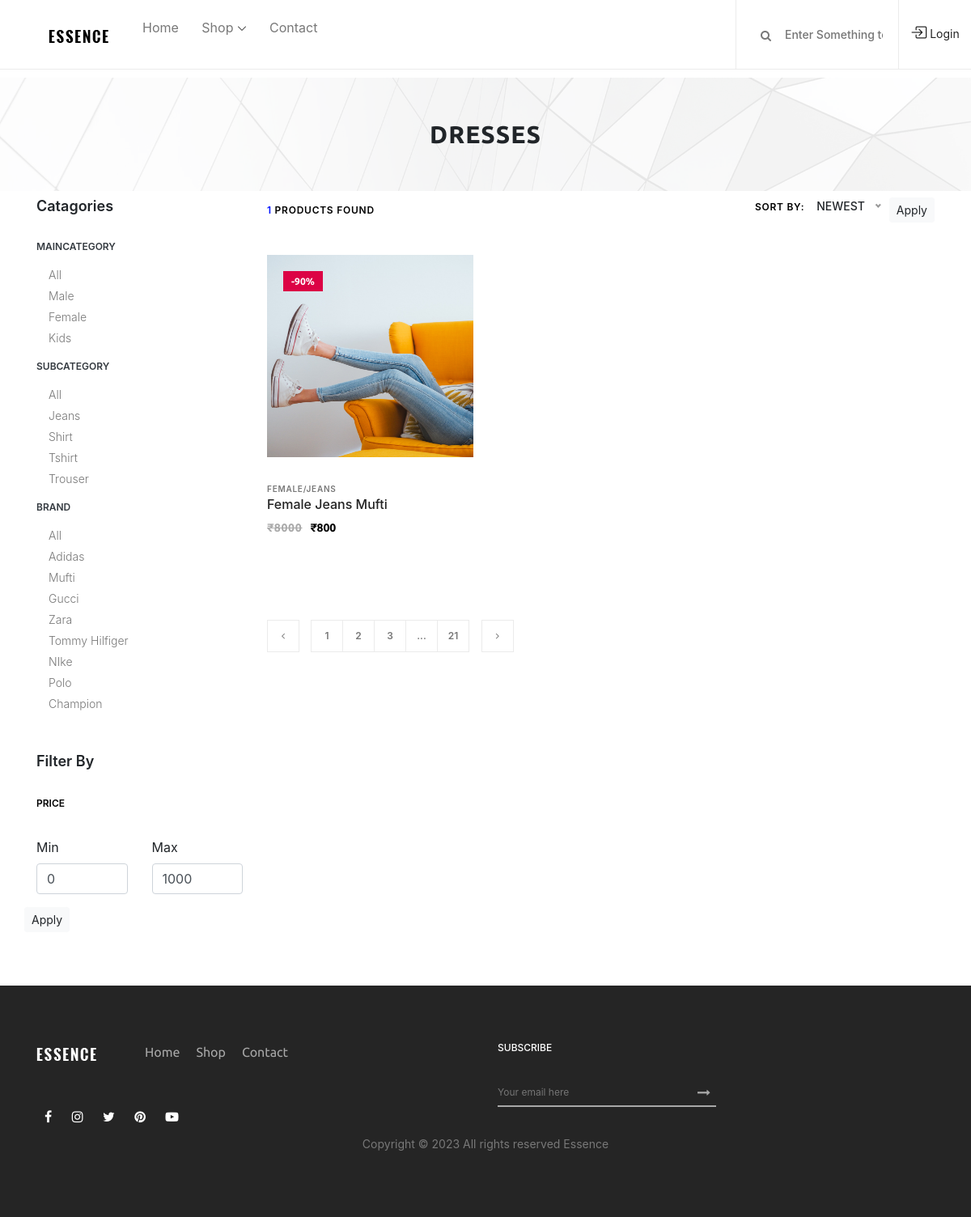
The page /shop/Female/Jeans/All/ on the database its author committed.
### mainApp/models.py (models this page shows, shortened)
class Maincategory(models.Model):
    id = models.AutoField(primary_key=True)
    name = models.CharField(max_length=20,unique=True)
    def __str__(self):
        return self.name

class Subcategory(models.Model):
    id = models.AutoField(primary_key=True)
    name = models.CharField(max_length=20,unique=True)
    def __str__(self):
        return self.name

class Brand(models.Model):
    id = models.AutoField(primary_key=True)
    name = models.CharField(max_length=20,unique=True)
    pic = models.ImageField(upload_to="brand")

class Product(models.Model):
    id = models.AutoField(primary_key=True)
    name = models.CharField(max_length=50)
    maincategory = models.ForeignKey(Maincategory,on_delete=models.CASCADE)
    subcategory = models.ForeignKey(Subcategory,on_delete=models.CASCADE)
    brand = models.ForeignKey(Brand,on_delete=models.CASCADE)
    color = models.CharField(max_length=20)
    size = models.CharField(max_length=10)
    baseprice = models.IntegerField()
    discount = models.IntegerField()
    finalprice = models.IntegerField()
    stock = models.BooleanField(default=True)
    description = models.TextField()
    pic1 = models.ImageField(upload_to="product")
    pic2 = models.ImageField(upload_to="product")
    pic3 = models.ImageField(upload_to="product",default="",blank=True,null=True)
    pic4 = models.ImageField(upload_to="product",default="",blank=True,null=True)

### mainApp/views.py (the view)
# urls.py: path('shop/<str:mc>/<str:sc>/<str:br>/',mainApp.shopPage),
def shopPage(Request,mc,sc,br):
    if(mc=="All" and sc=="All" and br=="All"):
        data = Product.objects.all()
    elif(mc!="All" and sc=="All" and br=="All"):
        data = Product.objects.filter(maincategory=Maincategory.objects.get(name=mc))
    elif(mc=="All" and sc!="All" and br=="All"):
        data = Product.objects.filter(subcategory=Subcategory.objects.get(name=sc))
    elif(mc=="All" and sc=="All" and br!="All"):
        data = Product.objects.filter(brand=Brand.objects.get(name=br))
    elif(mc!="All" and sc!="All" and br=="All"):
        data = Product.objects.filter(maincategory=Maincategory.objects.get(name=mc),subcategory=Subcategory.objects.get(name=sc))
    elif(mc!="All" and sc=="All" and br!="All"):
        data = Product.objects.filter(maincategory=Maincategory.objects.get(name=mc),brand=Brand.objects.get(name=br))
    elif(mc=="All" and sc!="All" and br!="All"):
        data = Product.objects.filter(brand=Brand.objects.get(name=br),subcategory=Subcategory.objects.get(name=sc))
    else:
        data = Product.objects.filter(maincategory=Maincategory.objects.get(name=mc),brand=Brand.objects.get(name=br),subcategory=Subcategory.objects.get(name=sc))
    count = len(data)
    data = data[::-1]
    maincategory = Maincategory.objects.all()
    subcategory = Subcategory.objects.all()
    brand = Brand.objects.all()
    return render(Request,"shop.html",{'data':data,'maincategory':maincategory,'subcategory':subcategory,'brand':brand,'mc':mc,'sc':sc,'br':br,'count':count})

### mainApp/templates/shop.html (shortened to what this page needs)
{% extends 'index.html' %}
{% block body %}
    <div class="breadcumb_area bg-img" style="background-image: url(/static/img/bg-img/breadcumb.jpg);">
        <div class="container h-100">
            <div class="row h-100 align-items-center">
                <div class="col-12">
                    <div class="page-title text-center">
                        <h2>dresses</h2>
                    </div>
                </div>
            </div>
        </div>
    </div>
    <section class="shop_grid_area pt-2">
        <div class="container">
            <div class="row">
                <div class="col-12 col-md-4 col-lg-3">
                    <div class="shop_sidebar_area">
                        <div class="widget catagory mb-50">
                            <h6 class="widget-title mb-30">Catagories</h6>
                            <div class="catagories-menu">
                                <ul id="menu-content2" class="menu-content collapse show">
                                    <li data-toggle="collapse" data-target="#maincategory">
                                        <a href="#" class="text-dark">Maincategory</a>
                                        <ul class="sub-menu collapse show" id="maincategory">
                                            <li><a href="/shop/All/{{sc}}/{{br}}/">All</a></li>
                                            {% for item in maincategory %}
                                            <li><a href="/shop/{{item.name}}/{{sc}}/{{br}}/">{{item.name}}</a></li>
                                            {% endfor %}
                                        </ul>
                                    </li>
                                </ul>
                            </div>
                            <div class="catagories-menu">
                                <ul id="menu-content2" class="menu-content collapse show">
                                    <li data-toggle="collapse" data-target="#subcategory">
                                        <a href="#" class="text-dark">Subcategory</a>
                                        <ul class="sub-menu collapse show" id="subcategory">
                                            <li><a href="/shop/{{mc}}/All/{{br}}/">All</a></li>
                                            {% for item in subcategory %}
                                            <li><a href="/shop/{{mc}}/{{item.name}}/{{br}}/">{{item.name}}</a></li>
                                            {% endfor %}
                                        </ul>
                                    </li>
                                </ul>
                            </div>
                            <div class="catagories-menu">
                                <ul id="menu-content2" class="menu-content collapse show">
                                    <li data-toggle="collapse" data-target="#brand">
                                        <a href="#" class="text-dark">Brand</a>
                                        <ul class="sub-menu collapse show" id="brand">
                                            <li><a href="/shop/{{mc}}/{{sc}}/All/">All</a></li>
                                            {% for item in brand %}
                                            <li><a href="/shop/{{mc}}/{{sc}}/{{item.name}}/">{{item.name}}</a></li>
                                            {% endfor %}
                                        </ul>
                                    </li>
                                </ul>
                            </div>
                        </div>
                        <div class="widget price mb-50">
                            <h6 class="widget-title mb-30">Filter by</h6>
                            <p class="widget-title2 mb-30">Price</p>
                            <div>
                                <form action="/price-filter/{{mc}}/{{sc}}/{{br}}/" method="post" class="w-100">
                                    <div class="row">
                                        <div class="col-6 mb-3">
                                            <label>Min</label>
                                            <input type="number" name="min" value="0" min="0" class="form-control">
                                        </div>
                                        <div class="col-6 mb-3">
                                            <label>Max</label>
                                            <input type="number" name="max" value="1000" min="0" class="form-control">
                                        </div>
                                        <div class="mb-3">
                                            <button type="submit" class="btn btn-light btn-sm w-100">Apply</button>
                                        </div>
                                    </div>
                                </form>
                            </div>
                        </div>
                    </div>
                </div>
                <div class="col-12 col-md-8 col-lg-9">
                    <div class="shop_grid_product_area">
                        <div class="row">
                            <div class="col-12">
                                <div class="product-topbar d-flex align-items-center justify-content-between">
                                    <div class="total-products">
                                        <p><span>{{count}}</span> products found</p>
                                    </div>
                                    <div class="product-sorting d-flex">
                                        <p>Sort by:</p>
                                        <form action="/sort-filter/{{mc}}/{{sc}}/{{br}}/" method="post">
                                             <button class="btn btn-light btn-sm">Apply</button>
                                        </form>
                                    </div>
                                </div>
                            </div>
                        </div>
                        <div class="row">
                            {% for item in data %}
                            <div class="col-12 col-sm-6 col-lg-4">
                                <div class="single-product-wrapper">
                                    <div class="product-img">
                                        <img src="{{item.pic1.url}}" style="height:250px" alt="">
                                        <div class="product-badge offer-badge">
                                            <span>-{{item.discount}}%</span>
                                        </div>
                                    </div>
                                    <div class="product-description">
                                        <span>{{item.maincategory}}/{{item.subcategory}}</span>
                                        <a href="/single-product/{{item.id}}/">
                                            <h6>{{item.name}}</h6>
                                        </a>
                                        <p class="product-price"><span class="old-price">&#8377;{{item.baseprice}}</span>&#8377;{{item.finalprice}}</p>
                                    </div>
                                </div>
                            </div>
                            {% endfor %}
                        </div>
                    </div>
                    <nav aria-label="navigation">
                        <ul class="pagination mt-50 mb-70">
                            <li class="page-item"><a class="page-link" href="#"><i class="fa fa-angle-left"></i></a></li>
                            <li class="page-item"><a class="page-link" href="#">1</a></li>
                            <li class="page-item"><a class="page-link" href="#">2</a></li>
                            <li class="page-item"><a class="page-link" href="#">3</a></li>
                            <li class="page-item"><a class="page-link" href="#">...</a></li>
                            <li class="page-item"><a class="page-link" href="#">21</a></li>
                            <li class="page-item"><a class="page-link" href="#"><i class="fa fa-angle-right"></i></a></li>
                        </ul>
                    </nav>
                </div>
            </div>
        </div>
    </section>
{% endblock %}

### mainApp/static/css/core-style.css (style rules this page uses)
* { margin: 0; padding: 0; }
body { font-family: "Poppins", sans-serif; font-size: 14px; background-color: #ffffff; margin-top: 85px; }
h1, h2, h3, h4, h5, h6 { color: #000000; line-height: 1.3; font-weight: 700; font-family: "Ubuntu", sans-serif; }
p { color: #787878; font-size: 14px; line-height: 2; font-weight: 400; }
a { -webkit-transition: all 500ms ease 0s; transition: all 500ms ease 0s; text-decoration: none; outline: 0 solid transparent; color: #fbf5f5; font-weight: 600; font-size: 12px; }
ul, ol { margin: 0; }
ul li, ol li { list-style: none; }
img { height: auto; max-width: 100%; }
.mt-50 { margin-top: 50px !important; }
.mb-30 { margin-bottom: 30px !important; }
.mb-50 { margin-bottom: 50px !important; }
.mb-70 { margin-bottom: 70px !important; }
.bg-img { background-position: center center; background-size: cover; background-repeat: no-repeat; }
.single-product-wrapper { position: relative; z-index: 1; margin-bottom: 50px; overflow: hidden; background-color: #ffffff; }
.single-product-wrapper .product-img { position: relative; z-index: 1; overflow: hidden; }
.single-product-wrapper .product-img img { width: 100%; -webkit-transition-duration: 500ms; transition-duration: 500ms; }
.single-product-wrapper .product-img .product-badge { height: 25px; background-color: #000000; color: #ffffff; font-family: "Ubuntu", sans-serif; font-weight: 700; font-size: 12px; padding: 0 10px; display: inline-block; line-height: 25px; position: absolute; top: 20px; left: 20px; z-index: 10; }
.single-product-wrapper .product-img .product-badge.offer-badge { background-color: #dc0345; }
.single-product-wrapper .product-description { position: relative; z-index: 1; padding-top: 25px; }
.single-product-wrapper .product-description span { font-size: 10px; text-transform: uppercase; color: #787878; margin-bottom: 15px; letter-spacing: 0.75px; font-weight: 600; }
.single-product-wrapper .product-description h6 { color: #222222; margin-bottom: 5px; }
.single-product-wrapper .product-description p { margin-bottom: 0; font-size: 14px; font-family: "Ubuntu", sans-serif; font-weight: 700; color: #000000; }
.single-product-wrapper .product-description p span { font-size: 14px; font-family: "Ubuntu", sans-serif; font-weight: 700; color: #aaaaaa; margin-right: 10px; text-decoration: line-through; }
.pagination { position: relative; z-index: 1; }
.pagination .page-item .page-link { width: 40px; height: 40px; border: 1px solid #ebebeb; font-size: 12px; font-weight: 600; line-height: 38px; padding: 0; text-align: center; color: #787878; }
.pagination .page-item:first-child { margin-right: 15px; }
.pagination .page-item:first-child .page-link { margin-left: 0; border-top-left-radius: 0; border-bottom-left-radius: 0; }
.pagination .page-item:last-child { margin-left: 15px; }
.pagination .page-item:last-child .page-link { margin-left: 0; border-top-right-radius: 0; border-bottom-right-radius: 0; }
.breadcumb_area { position: relative; z-index: 1; width: 100%; height: 140px; }
.breadcumb_area:after { background-color: rgba(255, 255, 255, 0.9); position: absolute; width: 100%; height: 100%; left: 0; top: 0; z-index: -5; content: ''; }
.breadcumb_area .page-title h2 { font-size: 30px; text-transform: uppercase; font-weight: 700; font-family: "Ubuntu", sans-serif; letter-spacing: 1px; margin-bottom: 0; }
.widget { position: relative; z-index: 1; }
.widget .widget-title { font-size: 18px; text-transform: capitalize; font-weight: 600; }
.widget .widget-title2 { text-transform: uppercase; font-size: 12px; margin-bottom: 15px; display: block; margin-bottom: 0; color: #000000; font-weight: 600; }
.widget .catagories-menu li > a { text-transform: uppercase; font-size: 12px; margin-bottom: 15px; display: block; }
.widget .catagories-menu .sub-menu { margin-left: 15px; margin-bottom: 15px; }
.widget .catagories-menu .sub-menu li > a { text-transform: capitalize; font-size: 14px; margin-bottom: 5px; display: block; font-weight: 300; color: #787878; }
.product-topbar { position: relative; z-index: 100; margin-bottom: 40px; }
.product-topbar .total-products p { margin-bottom: 0; font-size: 12px; font-weight: 600; color: #000000; text-transform: uppercase; letter-spacing: 0.75px; }
.product-topbar .total-products p span { color: #0315ff; }
.product-topbar .product-sorting p { margin-bottom: 0; font-size: 12px; font-weight: 600; color: #000000; text-transform: uppercase; letter-spacing: 0.75px; margin-right: 15px; }

### rows shown on the page
Maincategory: name "Male"
Maincategory: name "Female"
Maincategory: name "Kids"
Subcategory: name "Jeans"
Subcategory: name "Shirt"
Subcategory: name "Tshirt"
Subcategory: name "Trouser"
Brand: name "Adidas"
Brand: name "Mufti"
Brand: name "Gucci"
Brand: name "Zara"
Brand: name "Tommy Hilfiger"
Brand: name "NIke"
Brand: name "Polo"
Brand: name "Champion"
Product: pic1 (picture), discount "90", maincategory "FEMALE", subcategory "JEANS", name "Female Jeans Mufti", baseprice "8000", finalprice "800"

### other values the page prints
{{ count }} "1"
